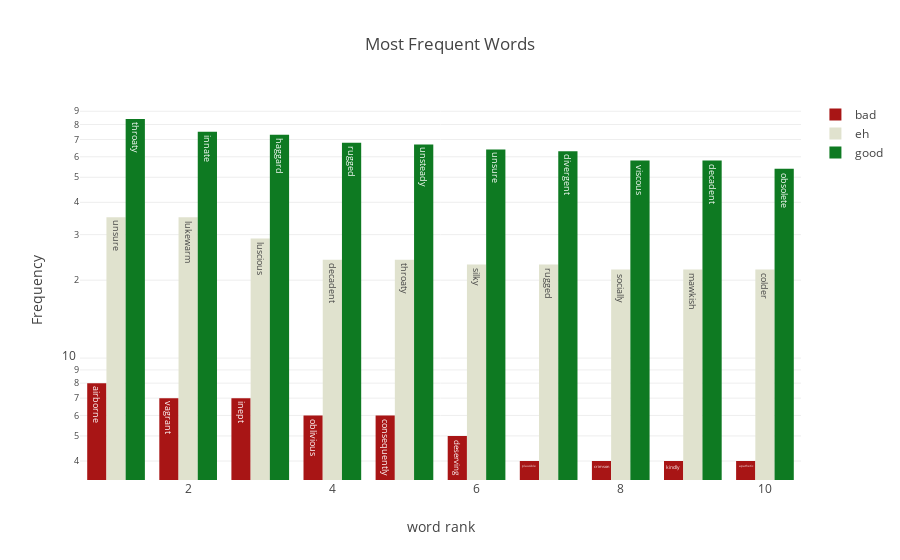

This figure's notebook cell:
### Code cell
bad_trace = go.Bar(
    x=list(range(1,len(bad_top)+1)),
    y=bad_top.values,
    text=bad_top.keys(),
    name='bad',
    marker={'color':'rgb(168, 21, 21)'}
    
)

eh_trace = go.Bar(
    x=list(range(1,len(eh_top)+1)),
    y=eh_top.values,
    text=eh_top.keys(),
    name='eh',
    marker={'color':'rgb(224, 226, 206)'}  
)

good_trace = go.Bar(
    x=list(range(1,len(good_top)+1)),
    y=good_top.values,
    text=good_top.keys(),
    name='good',
    marker={'color':'rgb(14, 122, 34)'}
)

data = [bad_trace, eh_trace, good_trace]
layout = go.Layout(
    barmode='group',
    title='Most Frequent Words',
    xaxis={'title':'word rank'},
    yaxis={'title':'Frequency', 'type':'log'}
)

fig = go.Figure(data=data, layout=layout)
py.offline.iplot(fig, filename='most_frequent')

### Figure 1 — Plotly figure (JSON) as saved in the notebook; plotly's stock layout.template omitted (floating-point values rounded to 4 significant figures)
{"data": [{"marker": {"color": "rgb(168, 21, 21)"}, "name": "bad", "text": ["airborne", "vagrant", "inept", "oblivious", "consequently", "deserving", "plausible", "crimson", "kindly", "apathetic"], "type": "bar", "x": [1, 2, 3, 4, 5, 6, 7, 8, 9, 10], "y": [8, 7, 7, 6, 6, 5, 4, 4, 4, 4]}, {"marker": {"color": "rgb(224, 226, 206)"}, "name": "eh", "text": ["unsure", "lukewarm", "luscious", "decadent", "throaty", "silky", "rugged", "socially", "mawkish", "colder"], "type": "bar", "x": [1, 2, 3, 4, 5, 6, 7, 8, 9, 10], "y": [35, 35, 29, 24, 24, 23, 23, 22, 22, 22]}, {"marker": {"color": "rgb(14, 122, 34)"}, "name": "good", "text": ["throaty", "innate", "haggard", "rugged", "unsteady", "unsure", "divergent", "viscous", "decadent", "obsolete"], "type": "bar", "x": [1, 2, 3, 4, 5, 6, 7, 8, 9, 10], "y": [84, 75, 73, 68, 67, 64, 63, 58, 58, 54]}], "layout": {"barmode": "group", "title": "Most Frequent Words", "xaxis": {"title": "word rank"}, "yaxis": {"title": "Frequency", "type": "log"}}}
